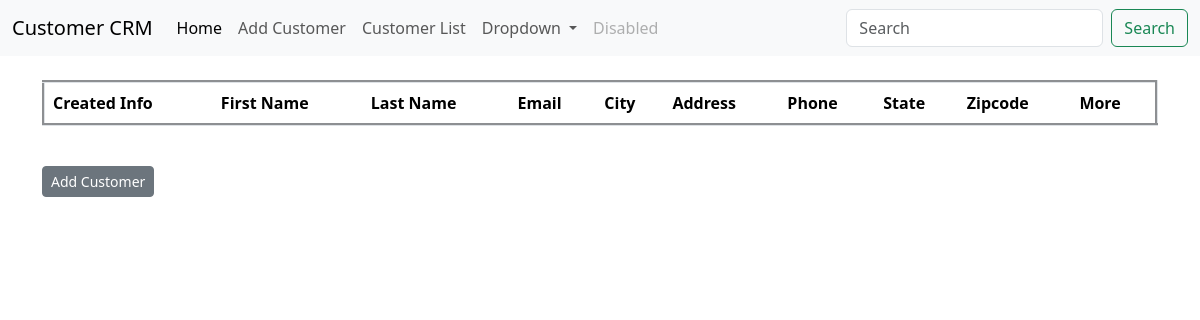
Page /retreive/ on the earlier database version.
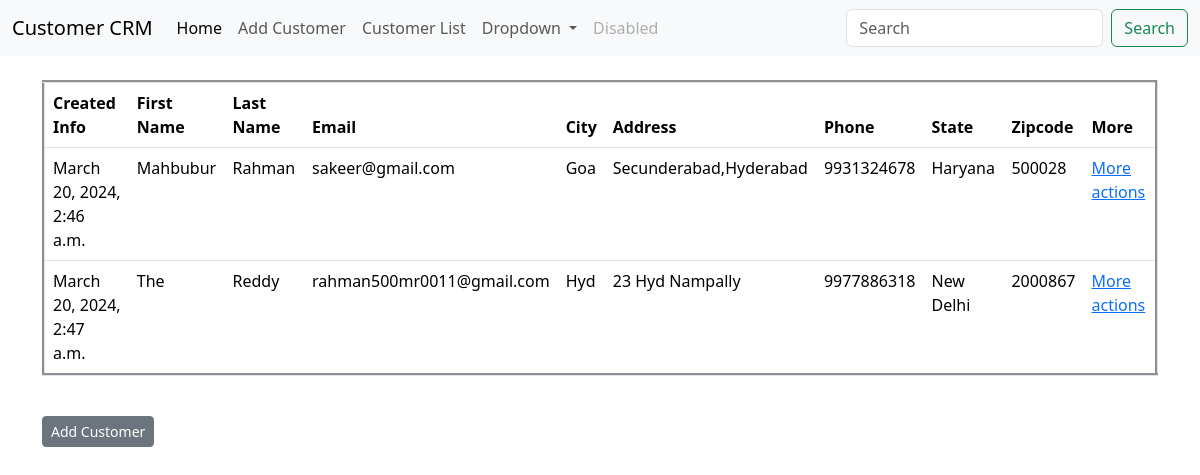
Same page on the later database version.
### customer_app/models.py (models this page shows, shortened)
class Customer(models.Model):
    created_at = models.DateTimeField(auto_now_add=True)
    first_name = models.CharField(max_length=100)
    last_name = models.CharField(max_length=100)
    email = models.EmailField()
    phone = models.CharField(max_length=12)
    address = models.TextField(max_length=64)
    city = models.CharField(max_length=64)
    state = models.CharField(max_length=54)
    zipcode = models.IntegerField()

### customer_app/views.py (the view)
# urls.py: path('retreive/', views.retrieve_customer,name='retrieve-customer'),
def retrieve_customer(request):
    customer = Customer.objects.all()
    return render(request,"retrieve_customer.html",{'customer':customer})

### customer_app/templates/retrieve_customer.html (shortened to what this page needs)
{% extends "index.html"%}
{% block content %}
  <div>
    <table border="3" class="table">
        <thead>
            <th>Created Info</th>
            <th>First Name </th>
            <th>Last Name </th>
            <th>Email </th>
            <th>City </th>
            <th>Address </th>
            <th>Phone </th>
            <th>State </th>
            <th>Zipcode</th>
            <th>More</th>
        </thead>
        {%for customer in customer%}
        <tr >
            <td>{{customer.created_at}}</td>
            <td>{{customer.first_name}}</td>
            <td>{{customer.last_name}}</td>
            <td>{{customer.email}}</td>
            <td>{{customer.city}}</td>
            <td>{{customer.address}}</td>
            <td>{{customer.phone}}</td>
            <td>{{customer.state}}</td>
            <td>{{customer.zipcode}}</td>
            <td><a href="{% url 'customer-detail' customer.id %}">More actions</a></td>
            {%endfor%}
        </tr>
    </table>
  </div>
 <br>
    <a class="btn btn-secondary btn-sm" href="/create">Add Customer</a>
{%endblock%}

Differences in the rows shown:
added Customer: created_at "March 20, 2024, 2:46 a.m.", first_name "Mahbubur", last_name "Rahman", email "sakeer@gmail.com", city "Goa", address "Secunderabad,Hyderabad", phone "9931324678", state "Haryana", zipcode "500028"
added Customer: created_at "March 20, 2024, 2:47 a.m.", first_name "The", last_name "Reddy", email "rahman500mr0011@gmail.com", city "Hyd", address "23 Hyd Nampally", phone "9977886318", state "New Delhi", zipcode "2000867"
